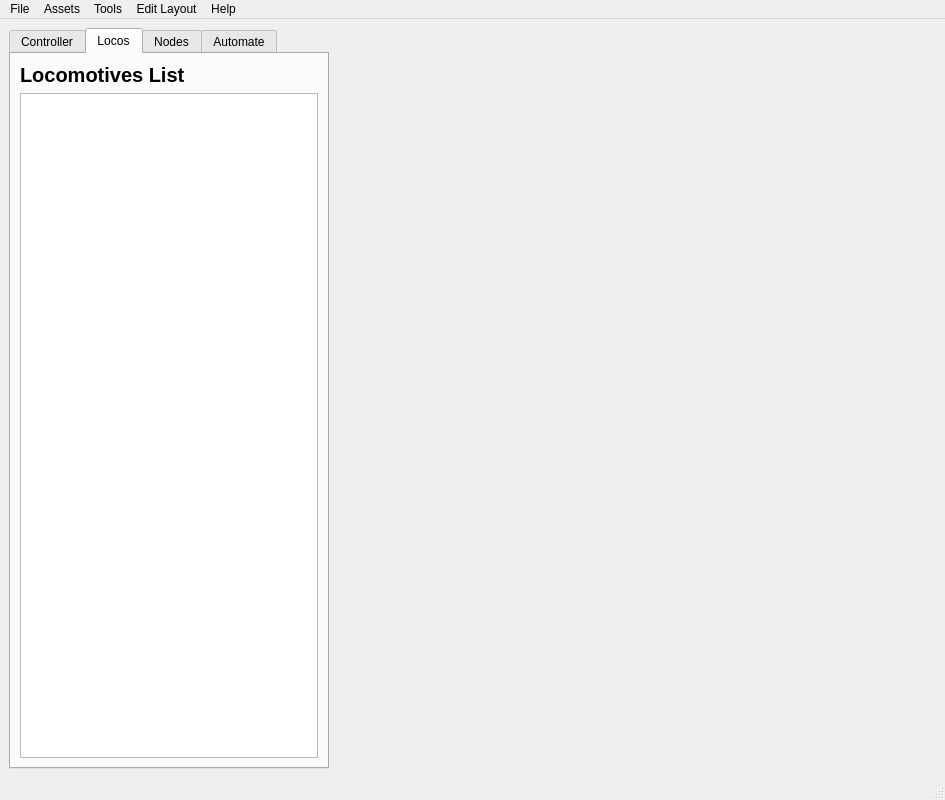
<?xml version="1.0" encoding="UTF-8"?>
<ui version="4.0">
 <class>MainWindow</class>
 <widget class="QMainWindow" name="MainWindow">
  <property name="geometry">
   <rect>
    <x>0</x>
    <y>0</y>
    <width>945</width>
    <height>800</height>
   </rect>
  </property>
  <property name="sizePolicy">
   <sizepolicy hsizetype="MinimumExpanding" vsizetype="MinimumExpanding">
    <horstretch>2</horstretch>
    <verstretch>0</verstretch>
   </sizepolicy>
  </property>
  <property name="minimumSize">
   <size>
    <width>800</width>
    <height>800</height>
   </size>
  </property>
  <property name="windowTitle">
   <string>MainWindow</string>
  </property>
  <widget class="QWidget" name="centralwidget">
   <layout class="QHBoxLayout" name="horizontalLayout">
    <item>
     <layout class="QHBoxLayout" name="horizontalLayout_4">
      <item>
       <widget class="QTabWidget" name="tabWidget">
        <property name="sizePolicy">
         <sizepolicy hsizetype="Fixed" vsizetype="Expanding">
          <horstretch>0</horstretch>
          <verstretch>0</verstretch>
         </sizepolicy>
        </property>
        <property name="maximumSize">
         <size>
          <width>320</width>
          <height>16777215</height>
         </size>
        </property>
        <property name="baseSize">
         <size>
          <width>0</width>
          <height>0</height>
         </size>
        </property>
        <property name="currentIndex">
         <number>1</number>
        </property>
        <widget class="QWidget" name="locoTab">
         <attribute name="title">
          <string>Controller</string>
         </attribute>
         <layout class="QVBoxLayout" name="verticalLayout_2">
          <item>
           <widget class="QComboBox" name="locoComboBox">
            <property name="sizePolicy">
             <sizepolicy hsizetype="Fixed" vsizetype="Fixed">
              <horstretch>0</horstretch>
              <verstretch>0</verstretch>
             </sizepolicy>
            </property>
            <property name="minimumSize">
             <size>
              <width>300</width>
              <height>0</height>
             </size>
            </property>
            <property name="maximumSize">
             <size>
              <width>290</width>
              <height>16777215</height>
             </size>
            </property>
            <property name="currentText">
             <string>Select Locomotive</string>
            </property>
            <item>
             <property name="text">
              <string>Select Locomotive</string>
             </property>
            </item>
           </widget>
          </item>
          <item>
           <widget class="QLabel" name="locoStatusLabel">
            <property name="maximumSize">
             <size>
              <width>300</width>
              <height>16777215</height>
             </size>
            </property>
            <property name="text">
             <string>No locomotive selected</string>
            </property>
           </widget>
          </item>
          <item>
           <widget class="QPushButton" name="locoForwardButton">
            <property name="minimumSize">
             <size>
              <width>300</width>
              <height>0</height>
             </size>
            </property>
            <property name="text">
             <string>Forward</string>
            </property>
           </widget>
          </item>
          <item>
           <layout class="QHBoxLayout" name="horizontalLayout_2">
            <item>
             <widget class="QDial" name="locoDial">
              <property name="minimumSize">
               <size>
                <width>150</width>
                <height>200</height>
               </size>
              </property>
              <property name="maximumSize">
               <size>
                <width>120</width>
                <height>16777215</height>
               </size>
              </property>
              <property name="maximum">
               <number>128</number>
              </property>
              <property name="tracking">
               <bool>false</bool>
              </property>
              <property name="wrapping">
               <bool>false</bool>
              </property>
              <property name="notchesVisible">
               <bool>true</bool>
              </property>
             </widget>
            </item>
            <item>
             <layout class="QVBoxLayout" name="verticalLayout_3">
              <item>
               <widget class="QRadioButton" name="locoForwardRadio">
                <property name="minimumSize">
                 <size>
                  <width>0</width>
                  <height>0</height>
                 </size>
                </property>
                <property name="maximumSize">
                 <size>
                  <width>140</width>
                  <height>16777215</height>
                 </size>
                </property>
                <property name="layoutDirection">
                 <enum>Qt::RightToLeft</enum>
                </property>
                <property name="text">
                 <string/>
                </property>
                <property name="checked">
                 <bool>true</bool>
                </property>
                <attribute name="buttonGroup">
                 <string notr="true">directionButtonGroup</string>
                </attribute>
               </widget>
              </item>
              <item>
               <widget class="QLCDNumber" name="locoSpeedLcd">
                <property name="minimumSize">
                 <size>
                  <width>140</width>
                  <height>0</height>
                 </size>
                </property>
                <property name="lineWidth">
                 <number>0</number>
                </property>
                <property name="digitCount">
                 <number>3</number>
                </property>
               </widget>
              </item>
              <item>
               <widget class="QRadioButton" name="locoReverseRadio">
                <property name="maximumSize">
                 <size>
                  <width>140</width>
                  <height>16777215</height>
                 </size>
                </property>
                <property name="toolTip">
                 <string extracomment="Reverse"/>
                </property>
                <property name="layoutDirection">
                 <enum>Qt::RightToLeft</enum>
                </property>
                <property name="text">
                 <string/>
                </property>
                <property name="checkable">
                 <bool>true</bool>
                </property>
                <property name="checked">
                 <bool>false</bool>
                </property>
                <attribute name="buttonGroup">
                 <string notr="true">directionButtonGroup</string>
                </attribute>
               </widget>
              </item>
             </layout>
            </item>
           </layout>
          </item>
          <item>
           <widget class="QPushButton" name="locoReverseButton">
            <property name="minimumSize">
             <size>
              <width>300</width>
              <height>0</height>
             </size>
            </property>
            <property name="text">
             <string>Reverse</string>
            </property>
           </widget>
          </item>
          <item>
           <widget class="QPushButton" name="locoStopButton">
            <property name="minimumSize">
             <size>
              <width>300</width>
              <height>0</height>
             </size>
            </property>
            <property name="text">
             <string>Stop</string>
            </property>
           </widget>
          </item>
          <item>
           <widget class="QPushButton" name="locoStopAllButton">
            <property name="minimumSize">
             <size>
              <width>300</width>
              <height>0</height>
             </size>
            </property>
            <property name="text">
             <string>Stop All!</string>
            </property>
           </widget>
          </item>
          <item>
           <widget class="QLabel" name="label">
            <property name="text">
             <string>Functions:</string>
            </property>
           </widget>
          </item>
          <item>
           <widget class="QTabWidget" name="locoFuncTab">
            <property name="sizePolicy">
             <sizepolicy hsizetype="Expanding" vsizetype="Maximum">
              <horstretch>0</horstretch>
              <verstretch>0</verstretch>
             </sizepolicy>
            </property>
            <property name="minimumSize">
             <size>
              <width>297</width>
              <height>0</height>
             </size>
            </property>
            <property name="maximumSize">
             <size>
              <width>300</width>
              <height>80</height>
             </size>
            </property>
            <property name="currentIndex">
             <number>0</number>
            </property>
            <widget class="QWidget" name="locoFunc0">
             <attribute name="title">
              <string>Primary</string>
             </attribute>
            </widget>
            <widget class="QWidget" name="locoFunc1">
             <attribute name="title">
              <string>Secondary</string>
             </attribute>
            </widget>
            <widget class="QWidget" name="locoFunc2">
             <attribute name="title">
              <string>Tertiary</string>
             </attribute>
            </widget>
           </widget>
          </item>
          <item>
           <widget class="QComboBox" name="locoFuncCombo">
            <property name="minimumSize">
             <size>
              <width>120</width>
              <height>0</height>
             </size>
            </property>
            <property name="maximumSize">
             <size>
              <width>295</width>
              <height>16777215</height>
             </size>
            </property>
           </widget>
          </item>
          <item>
           <widget class="QPushButton" name="locoFuncButton">
            <property name="sizePolicy">
             <sizepolicy hsizetype="Fixed" vsizetype="Fixed">
              <horstretch>0</horstretch>
              <verstretch>0</verstretch>
             </sizepolicy>
            </property>
            <property name="minimumSize">
             <size>
              <width>50</width>
              <height>0</height>
             </size>
            </property>
            <property name="text">
             <string>-</string>
            </property>
           </widget>
          </item>
          <item>
           <widget class="QLabel" name="locoImage">
            <property name="text">
             <string/>
            </property>
            <property name="alignment">
             <set>Qt::AlignCenter</set>
            </property>
           </widget>
          </item>
          <item>
           <widget class="QTextEdit" name="locoInfoText">
            <property name="readOnly">
             <bool>true</bool>
            </property>
           </widget>
          </item>
          <item>
           <spacer name="verticalSpacer_2">
            <property name="orientation">
             <enum>Qt::Vertical</enum>
            </property>
            <property name="sizeHint" stdset="0">
             <size>
              <width>20</width>
              <height>40</height>
             </size>
            </property>
           </spacer>
          </item>
          <item>
           <spacer name="verticalSpacer">
            <property name="orientation">
             <enum>Qt::Vertical</enum>
            </property>
            <property name="sizeHint" stdset="0">
             <size>
              <width>20</width>
              <height>40</height>
             </size>
            </property>
           </spacer>
          </item>
         </layout>
        </widget>
        <widget class="QWidget" name="allLocoTab">
         <attribute name="title">
          <string>Locos</string>
         </attribute>
         <layout class="QVBoxLayout" name="verticalLayout_5">
          <item>
           <widget class="QLabel" name="label_3">
            <property name="font">
             <font>
              <pointsize>15</pointsize>
              <weight>75</weight>
              <bold>true</bold>
             </font>
            </property>
            <property name="text">
             <string>Locomotives List</string>
            </property>
           </widget>
          </item>
          <item>
           <widget class="QTableWidget" name="locoTable">
            <property name="columnCount">
             <number>2</number>
            </property>
            <attribute name="horizontalHeaderVisible">
             <bool>false</bool>
            </attribute>
            <column/>
            <column/>
           </widget>
          </item>
         </layout>
        </widget>
        <widget class="QWidget" name="nodeTab">
         <attribute name="title">
          <string>Nodes</string>
         </attribute>
         <layout class="QVBoxLayout" name="verticalLayout">
          <item>
           <widget class="QLabel" name="label_4">
            <property name="font">
             <font>
              <pointsize>15</pointsize>
              <weight>75</weight>
              <bold>true</bold>
             </font>
            </property>
            <property name="text">
             <string>Detected Nodes</string>
            </property>
           </widget>
          </item>
          <item>
           <widget class="QTreeView" name="nodeTreeView">
            <property name="sizePolicy">
             <sizepolicy hsizetype="Maximum" vsizetype="Expanding">
              <horstretch>0</horstretch>
              <verstretch>1</verstretch>
             </sizepolicy>
            </property>
            <property name="maximumSize">
             <size>
              <width>300</width>
              <height>16777215</height>
             </size>
            </property>
           </widget>
          </item>
          <item>
           <widget class="QLabel" name="tableLabel">
            <property name="font">
             <font>
              <pointsize>12</pointsize>
              <weight>75</weight>
              <bold>true</bold>
             </font>
            </property>
            <property name="text">
             <string>Node:</string>
            </property>
           </widget>
          </item>
          <item>
           <widget class="QTableWidget" name="nodeTable">
            <property name="sizePolicy">
             <sizepolicy hsizetype="Fixed" vsizetype="Fixed">
              <horstretch>0</horstretch>
              <verstretch>0</verstretch>
             </sizepolicy>
            </property>
            <property name="minimumSize">
             <size>
              <width>0</width>
              <height>160</height>
             </size>
            </property>
            <property name="maximumSize">
             <size>
              <width>300</width>
              <height>150</height>
             </size>
            </property>
            <attribute name="horizontalHeaderVisible">
             <bool>false</bool>
            </attribute>
            <attribute name="horizontalHeaderMinimumSectionSize">
             <number>50</number>
            </attribute>
            <attribute name="horizontalHeaderDefaultSectionSize">
             <number>100</number>
            </attribute>
            <attribute name="horizontalHeaderStretchLastSection">
             <bool>true</bool>
            </attribute>
            <attribute name="verticalHeaderVisible">
             <bool>true</bool>
            </attribute>
            <attribute name="verticalHeaderMinimumSectionSize">
             <number>30</number>
            </attribute>
            <attribute name="verticalHeaderDefaultSectionSize">
             <number>30</number>
            </attribute>
            <attribute name="verticalHeaderStretchLastSection">
             <bool>false</bool>
            </attribute>
            <row>
             <property name="text">
              <string>Name</string>
             </property>
            </row>
            <row>
             <property name="text">
              <string>ID</string>
             </property>
            </row>
            <row>
             <property name="text">
              <string>Mode</string>
             </property>
            </row>
            <row>
             <property name="text">
              <string>Manuf / Module</string>
             </property>
            </row>
            <row>
             <property name="text">
              <string>Comments</string>
             </property>
            </row>
            <column>
             <property name="text">
              <string>Data</string>
             </property>
            </column>
            <item row="0" column="0">
             <property name="text">
              <string/>
             </property>
             <property name="flags">
              <set>ItemIsDragEnabled|ItemIsDropEnabled|ItemIsUserCheckable|ItemIsEnabled</set>
             </property>
            </item>
            <item row="1" column="0">
             <property name="text">
              <string/>
             </property>
            </item>
            <item row="2" column="0">
             <property name="text">
              <string/>
             </property>
            </item>
            <item row="3" column="0">
             <property name="text">
              <string/>
             </property>
            </item>
            <item row="4" column="0">
             <property name="text">
              <string/>
             </property>
            </item>
           </widget>
          </item>
          <item>
           <layout class="QHBoxLayout" name="horizontalLayout_6">
            <item>
             <widget class="QPushButton" name="evButtonOn">
              <property name="text">
               <string>On</string>
              </property>
             </widget>
            </item>
            <item>
             <widget class="QPushButton" name="evButtonOff">
              <property name="text">
               <string>Off</string>
              </property>
             </widget>
            </item>
           </layout>
          </item>
          <item>
           <spacer name="verticalSpacer_3">
            <property name="orientation">
             <enum>Qt::Vertical</enum>
            </property>
            <property name="sizeHint" stdset="0">
             <size>
              <width>20</width>
              <height>40</height>
             </size>
            </property>
           </spacer>
          </item>
         </layout>
        </widget>
        <widget class="QWidget" name="automateTab">
         <attribute name="title">
          <string>Automate</string>
         </attribute>
         <layout class="QVBoxLayout" name="verticalLayout_4">
          <item>
           <widget class="QLabel" name="automationStateLabel">
            <property name="font">
             <font>
              <pointsize>15</pointsize>
              <weight>75</weight>
              <bold>true</bold>
             </font>
            </property>
            <property name="text">
             <string>Automation Active</string>
            </property>
           </widget>
          </item>
          <item>
           <widget class="QLabel" name="automationSelectedLabel">
            <property name="text">
             <string>Default automation</string>
            </property>
           </widget>
          </item>
          <item>
           <widget class="QCheckBox" name="automationEnableCheckBox">
            <property name="text">
             <string>Enable / Disable Automation</string>
            </property>
           </widget>
          </item>
          <item>
           <widget class="QLabel" name="automationStateLabel_2">
            <property name="font">
             <font>
              <pointsize>15</pointsize>
              <weight>75</weight>
              <bold>true</bold>
             </font>
            </property>
            <property name="text">
             <string>Change Automation</string>
            </property>
           </widget>
          </item>
          <item>
           <widget class="QPushButton" name="automationApplyButton">
            <property name="text">
             <string>Apply</string>
            </property>
           </widget>
          </item>
          <item>
           <widget class="QComboBox" name="selectAutomationCombo">
            <item>
             <property name="text">
              <string>Default</string>
             </property>
            </item>
            <item>
             <property name="text">
              <string>New ...</string>
             </property>
            </item>
           </widget>
          </item>
          <item>
           <widget class="QLabel" name="label_2">
            <property name="font">
             <font>
              <pointsize>15</pointsize>
              <weight>75</weight>
              <bold>true</bold>
             </font>
            </property>
            <property name="text">
             <string>Automation Sequences:</string>
            </property>
           </widget>
          </item>
          <item>
           <widget class="QListWidget" name="automationList"/>
          </item>
          <item>
           <widget class="QPushButton" name="automationRunButton">
            <property name="text">
             <string>Run Selected</string>
            </property>
           </widget>
          </item>
         </layout>
        </widget>
       </widget>
      </item>
      <item>
       <widget class="LayoutDisplay" name="layoutDisplayLabel">
        <property name="font">
         <font>
          <weight>75</weight>
          <bold>true</bold>
         </font>
        </property>
        <property name="text">
         <string/>
        </property>
        <property name="scaledContents">
         <bool>false</bool>
        </property>
       </widget>
      </item>
     </layout>
    </item>
   </layout>
  </widget>
  <widget class="QMenuBar" name="menubar">
   <property name="geometry">
    <rect>
     <x>0</x>
     <y>0</y>
     <width>945</width>
     <height>24</height>
    </rect>
   </property>
   <widget class="QMenu" name="menuFile">
    <property name="title">
     <string>File</string>
    </property>
    <widget class="QMenu" name="menuImport">
     <property name="title">
      <string>Import</string>
     </property>
     <addaction name="actionImportLoco"/>
    </widget>
    <addaction name="actionChangeLayout"/>
    <addaction name="menuImport"/>
    <addaction name="actionExit"/>
   </widget>
   <widget class="QMenu" name="menuAssets">
    <property name="title">
     <string>Assets</string>
    </property>
    <addaction name="actionDiscover"/>
   </widget>
   <widget class="QMenu" name="menuTools">
    <property name="title">
     <string>Tools</string>
    </property>
    <addaction name="actionLocoManager"/>
    <addaction name="actionRules"/>
    <addaction name="actionAutomationMgr"/>
    <addaction name="actionShowConsole"/>
    <addaction name="actionLayoutEdit"/>
    <addaction name="actionSettings"/>
   </widget>
   <widget class="QMenu" name="menuHelp">
    <property name="title">
     <string>Help</string>
    </property>
    <addaction name="actionAbout"/>
   </widget>
   <widget class="QMenu" name="menuEditLayout">
    <property name="title">
     <string>Edit Layout</string>
    </property>
    <addaction name="actionChangeImage"/>
    <addaction name="actionAddDevice"/>
    <addaction name="actionAddLabel"/>
    <addaction name="actionAddButton"/>
   </widget>
   <addaction name="menuFile"/>
   <addaction name="menuAssets"/>
   <addaction name="menuTools"/>
   <addaction name="menuEditLayout"/>
   <addaction name="menuHelp"/>
  </widget>
  <widget class="QStatusBar" name="statusbar"/>
  <action name="actionExit">
   <property name="text">
    <string>Exit</string>
   </property>
  </action>
  <action name="actionDiscover">
   <property name="text">
    <string>Discover</string>
   </property>
  </action>
  <action name="actionLayoutEdit">
   <property name="text">
    <string>Layout Edit</string>
   </property>
  </action>
  <action name="actionSettings">
   <property name="text">
    <string>Settings</string>
   </property>
  </action>
  <action name="actionAbout">
   <property name="text">
    <string>About</string>
   </property>
  </action>
  <action name="actionShowConsole">
   <property name="text">
    <string>Show Console</string>
   </property>
  </action>
  <action name="actionAddLabel">
   <property name="text">
    <string>Add Label</string>
   </property>
  </action>
  <action name="actionAddButton">
   <property name="text">
    <string>Add Button</string>
   </property>
  </action>
  <action name="actionRules">
   <property name="text">
    <string>Rules</string>
   </property>
  </action>
  <action name="actionAddDevice">
   <property name="text">
    <string>Add Device</string>
   </property>
  </action>
  <action name="actionLocoManager">
   <property name="text">
    <string>Loco Manager</string>
   </property>
  </action>
  <action name="actionImportLoco">
   <property name="text">
    <string>Loco</string>
   </property>
  </action>
  <action name="actionChangeImage">
   <property name="text">
    <string>Change Image</string>
   </property>
  </action>
  <action name="actionChangeLayout">
   <property name="text">
    <string>Change Layout</string>
   </property>
  </action>
  <action name="actionAutomationMgr">
   <property name="text">
    <string>Automation Mgr</string>
   </property>
  </action>
 </widget>
 <customwidgets>
  <customwidget>
   <class>LayoutDisplay</class>
   <extends>QLabel</extends>
   <header>layoutdisplay.py</header>
  </customwidget>
 </customwidgets>
 <resources/>
 <connections/>
 <buttongroups>
  <buttongroup name="directionButtonGroup"/>
 </buttongroups>
</ui>
